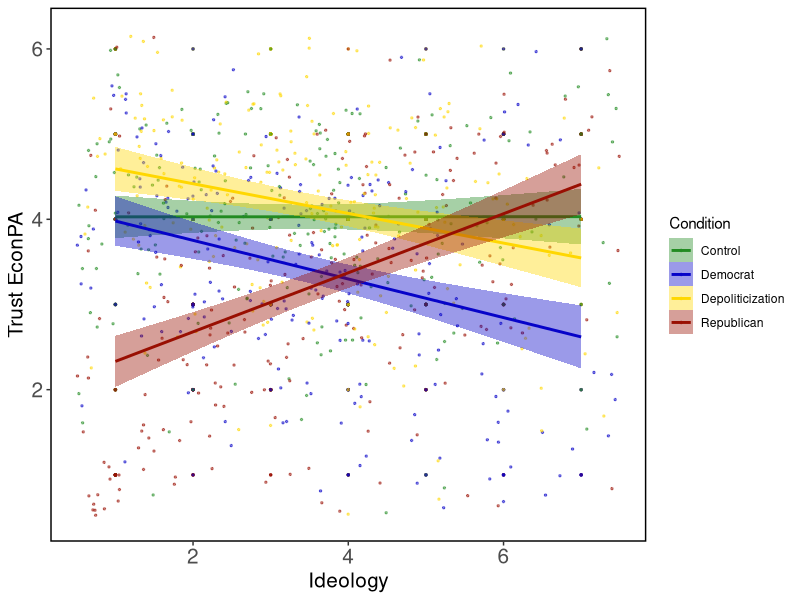

This figure's R source:
## ---- chunk 1
library(dplyr); library(ggplot2); library(tidyr)

df <- read.csv('data/Study 5 R Data.csv')
df <- df %>%
  mutate(Condition = case_when(
    Cond == -1 ~ "Depoliticization",
    Cond == 0 ~ "Control",
    Cond == 1 ~ "Democrat",
    Cond == 2 ~ "Republican"
  ))
## ---- chunk 2
plot_conditions <- function(data,outcome,include_y,ylab_use, include_x,xlab_use,include_legend){

  a <- ggplot(data, aes(x=Ideology, y = get(outcome), color = Condition)) + 
    geom_point(alpha = 0.5, size =0.5) + geom_jitter(height = 0.5,width = 0.5,alpha = 0.5, size =0.5) + geom_smooth(method=glm,aes(fill=Condition)) + 
    ylim(0.5, 6.2) +
    scale_color_manual(values=c('Control' = '#228B22','Depoliticization' = 'gold', 'Democrat' = '#0603C8','Republican' = "#990F02"),drop=FALSE)+
    scale_fill_manual(values=c('Control' = '#228B22','Depoliticization' = 'gold', 'Democrat' = '#0603C8','Republican' = "#990F02"),drop=FALSE)+
    ylab(ifelse(include_y, ylab_use, ""))  + 
    xlab(ifelse(include_x,  xlab_use, "")) +
    theme(axis.text=element_text(size=15), 
          axis.title=element_text(size=15), 
          axis.title.x=element_text(size=15),
          legend.position = ifelse(include_legend,'right',"none"),
          panel.background = element_rect(fill='white'),
          plot.background = element_rect(fill='white', color=NA),
          panel.border = element_rect(colour = "black", fill=NA, size=1))
  return(a)
}

a1 <- plot_conditions(df,'Trust_EconPA',T,'Trust EconPA',T,'Ideology',T)

ggsave("figures/Figure5-TrustEconPA.png",a1,width = 6,height = 3.5,units = "in",dpi = 300)
